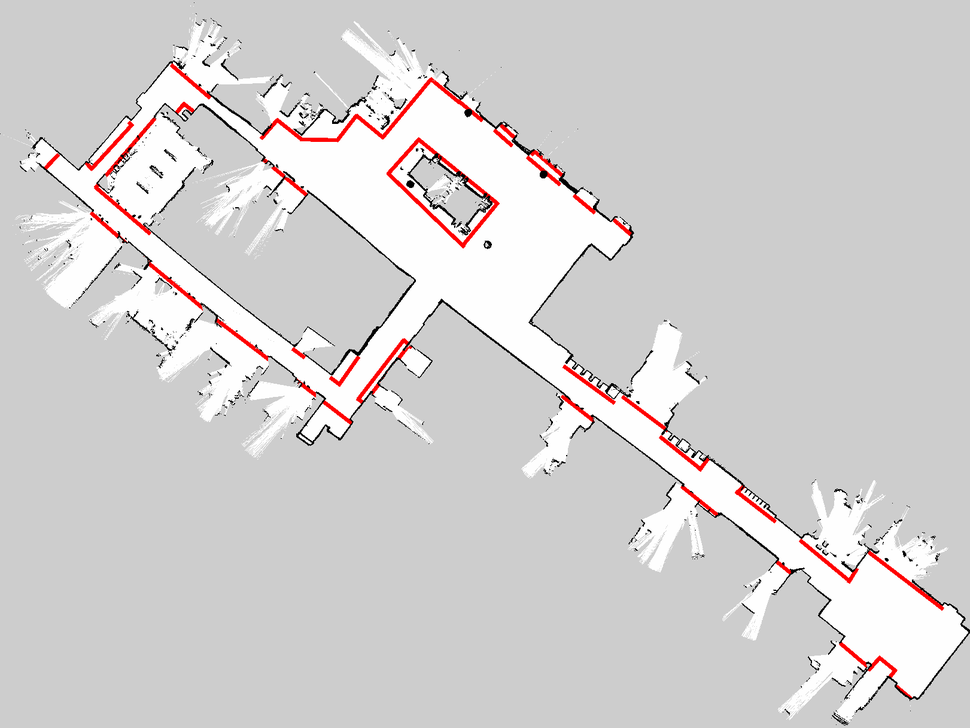
#> input picture scratch_keepout_overlay.png, 970 x 728 px, shrunk from 1621 x 1216 before the run, found by its file name
$ python check_keepout_rot.py
#> lines starting #> are read from the running program, lines starting #| are printed output that depends on the picture; after the words box and inside, x2 and y2 are one past the last pixel; in counts of white or black regions, pixels touching at a corner belong together
#!/usr/bin/env python3
from PIL import Image
import numpy as np

img = Image.open('/home/hospobot/hospobot_ws/scratch_keepout_overlay.png')
#> img is the input picture: PIL image 970x728 RGB; mean R, G, B 211.6, 208.7, 208.7
# Let's find regions where red pixels exist
arr = np.array(img)
red_mask = (arr[:, :, 0] == 255) & (arr[:, :, 1] == 0) & (arr[:, :, 2] == 0)
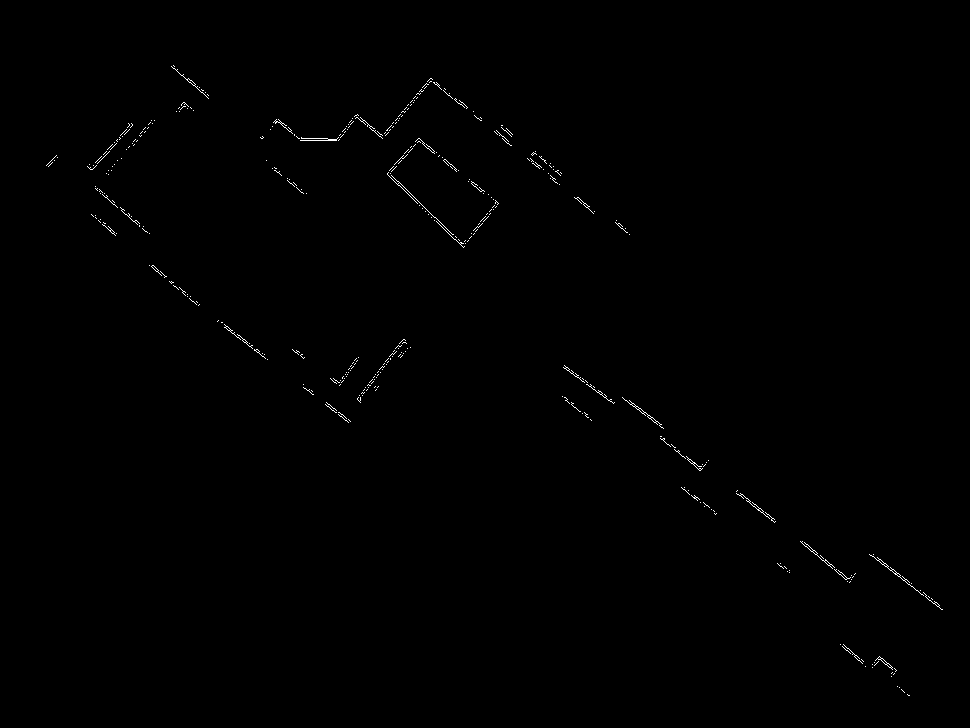
#> red_mask: shape (728, 970) bool; 0.33% white in thin lines or dots, all inside (x1, y1, x2, y2) = (46, 65, 943, 696)
y_idx, x_idx = np.where(red_mask)
#> y_idx = 2332 values from 65 to 695; x_idx = 2332 values, max 942 at index 2231, min 46 at index 725, mean 466.1

# Find bounding boxes of clusters
print(f"Red pixels: count={len(y_idx)}, X=[{x_idx.min()}, {x_idx.max()}], Y=[{y_idx.min()}, {y_idx.max()}]")
#| Red pixels: count=2332, X=[46, 942], Y=[65, 695]

# Let's find the corridor: the long diagonal or vertical corridor with comb teeth
# In Building6-Floor1_keepout_guide.png, the long corridor runs diagonally from top-left to bottom-right!
# Let's rotate the overlay by -45 degrees (or 45 degrees) to make the corridor vertical like in the user's screenshot!
rot = img.rotate(45, expand=True)
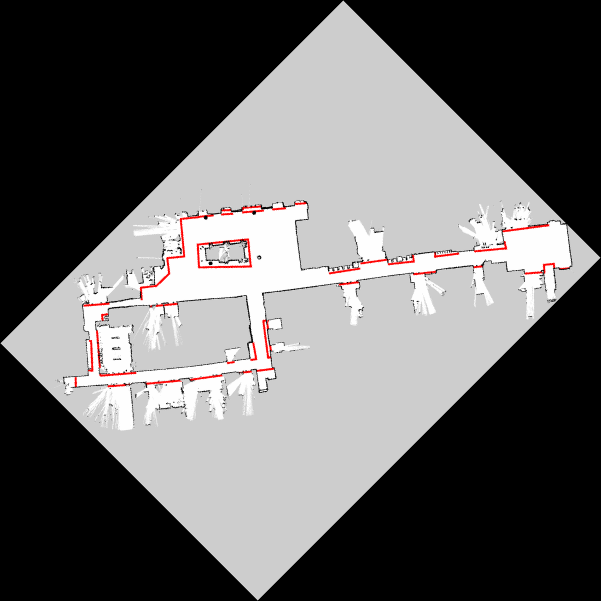
#> rot: PIL image 1202x1202 RGB (shown at 1/2 size); mean R, G, B 103.3, 101.9, 101.9
rot.save('/home/hospobot/hospobot_ws/scratch_keepout_rot45.png')
print("Saved scratch_keepout_rot45.png")
